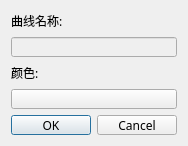
<?xml version="1.0" encoding="UTF-8"?>
<ui version="4.0">
 <class>LegendItemDialog</class>
 <widget class="QDialog" name="LegendItemDialog">
  <property name="geometry">
   <rect>
    <x>0</x>
    <y>0</y>
    <width>179</width>
    <height>134</height>
   </rect>
  </property>
  <property name="font">
   <font>
    <family>黑体</family>
   </font>
  </property>
  <layout class="QVBoxLayout" name="verticalLayout">
   <item>
    <widget class="QLabel" name="label">
     <property name="minimumSize">
      <size>
       <width>0</width>
       <height>20</height>
      </size>
     </property>
     <property name="text">
      <string>曲线名称:</string>
     </property>
    </widget>
   </item>
   <item>
    <widget class="QLineEdit" name="nameEdit">
     <property name="enabled">
      <bool>false</bool>
     </property>
     <property name="minimumSize">
      <size>
       <width>0</width>
       <height>20</height>
      </size>
     </property>
    </widget>
   </item>
   <item>
    <widget class="QLabel" name="label_2">
     <property name="minimumSize">
      <size>
       <width>0</width>
       <height>20</height>
      </size>
     </property>
     <property name="text">
      <string>颜色:</string>
     </property>
    </widget>
   </item>
   <item>
    <widget class="QPushButton" name="colorButton">
     <property name="minimumSize">
      <size>
       <width>0</width>
       <height>20</height>
      </size>
     </property>
    </widget>
   </item>
   <item>
    <widget class="QDialogButtonBox" name="buttonBox">
     <property name="minimumSize">
      <size>
       <width>0</width>
       <height>20</height>
      </size>
     </property>
     <property name="orientation">
      <enum>Qt::Horizontal</enum>
     </property>
     <property name="standardButtons">
      <set>QDialogButtonBox::Cancel|QDialogButtonBox::Ok</set>
     </property>
    </widget>
   </item>
  </layout>
 </widget>
 <resources/>
 <connections>
  <connection>
   <sender>buttonBox</sender>
   <signal>accepted()</signal>
   <receiver>LegendItemDialog</receiver>
   <slot>accept()</slot>
   <hints>
    <hint type="sourcelabel">
     <x>248</x>
     <y>254</y>
    </hint>
    <hint type="destinationlabel">
     <x>157</x>
     <y>274</y>
    </hint>
   </hints>
  </connection>
  <connection>
   <sender>buttonBox</sender>
   <signal>rejected()</signal>
   <receiver>LegendItemDialog</receiver>
   <slot>reject()</slot>
   <hints>
    <hint type="sourcelabel">
     <x>316</x>
     <y>260</y>
    </hint>
    <hint type="destinationlabel">
     <x>286</x>
     <y>274</y>
    </hint>
   </hints>
  </connection>
 </connections>
</ui>
